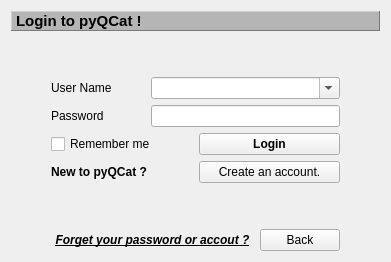
      <widget class="QWidget" name="login_page">
       <layout class="QGridLayout" name="gridLayout" rowstretch="2,1,2,2,2,2,5,2" columnstretch="0">
        <item row="4" column="0">
         <layout class="QHBoxLayout" name="horizontalLayout_5" stretch="0,2,2,0">
          <item>
           <spacer name="horizontalSpacer_8">
            <property name="orientation">
             <enum>Qt::Horizontal</enum>
            </property>
            <property name="sizeHint" stdset="0">
             <size>
              <width>40</width>
              <height>20</height>
             </size>
            </property>
           </spacer>
          </item>
          <item>
           <widget class="QCheckBox" name="is_remember_box">
            <property name="text">
             <string>Remember me</string>
            </property>
            <property name="checked">
             <bool>false</bool>
            </property>
           </widget>
          </item>
          <item>
           <widget class="QPushButton" name="login_pushButton">
            <property name="palette">
             <palette>
              <active>
               <colorrole role="ButtonText">
                <brush brushstyle="SolidPattern">
                 <color alpha="255">
                  <red>50</red>
                  <green>206</green>
                  <blue>42</blue>
                 </color>
                </brush>
               </colorrole>
              </active>
              <inactive>
               <colorrole role="ButtonText">
                <brush brushstyle="SolidPattern">
                 <color alpha="255">
                  <red>0</red>
                  <green>0</green>
                  <blue>0</blue>
                 </color>
                </brush>
               </colorrole>
              </inactive>
              <disabled>
               <colorrole role="ButtonText">
                <brush brushstyle="SolidPattern">
                 <color alpha="255">
                  <red>120</red>
                  <green>120</green>
                  <blue>120</blue>
                 </color>
                </brush>
               </colorrole>
              </disabled>
             </palette>
            </property>
            <property name="font">
             <font>
              <bold>true</bold>
             </font>
            </property>
            <property name="text">
             <string>Login</string>
            </property>
            <property name="icon">
             <iconset resource="_imgs/_imgs.qrc">
              <normaloff>:/login.png</normaloff>:/login.png</iconset>
            </property>
           </widget>
          </item>
          <item>
           <spacer name="horizontalSpacer_2">
            <property name="orientation">
             <enum>Qt::Horizontal</enum>
            </property>
            <property name="sizeHint" stdset="0">
             <size>
              <width>40</width>
              <height>20</height>
             </size>
            </property>
           </spacer>
          </item>
         </layout>
        </item>
        <item row="0" column="0">
         <widget class="QLabel" name="label">
          <property name="sizePolicy">
           <sizepolicy hsizetype="Preferred" vsizetype="Expanding">
            <horstretch>0</horstretch>
            <verstretch>0</verstretch>
           </sizepolicy>
          </property>
          <property name="font">
           <font>
            <pointsize>11</pointsize>
            <bold>true</bold>
            <underline>false</underline>
            <strikeout>false</strikeout>
           </font>
          </property>
          <property name="styleSheet">
           <string notr="true">background-color:rgb(181, 181, 181)</string>
          </property>
          <property name="frameShape">
           <enum>QFrame::Panel</enum>
          </property>
          <property name="frameShadow">
           <enum>QFrame::Raised</enum>
          </property>
          <property name="text">
           <string>Login to pyQCat !</string>
          </property>
          <property name="textFormat">
           <enum>Qt::AutoText</enum>
          </property>
          <property name="alignment">
           <set>Qt::AlignLeading|Qt::AlignLeft|Qt::AlignVCenter</set>
          </property>
         </widget>
        </item>
        <item row="5" column="0">
         <layout class="QHBoxLayout" name="horizontalLayout_2" stretch="0,2,2,0">
          <item>
           <spacer name="horizontalSpacer_7">
            <property name="orientation">
             <enum>Qt::Horizontal</enum>
            </property>
            <property name="sizeHint" stdset="0">
             <size>
              <width>40</width>
              <height>20</height>
             </size>
            </property>
           </spacer>
          </item>
          <item>
           <widget class="QLabel" name="new_user_label">
            <property name="palette">
             <palette>
              <active>
               <colorrole role="WindowText">
                <brush brushstyle="SolidPattern">
                 <color alpha="255">
                  <red>0</red>
                  <green>0</green>
                  <blue>212</blue>
                 </color>
                </brush>
               </colorrole>
              </active>
              <inactive>
               <colorrole role="WindowText">
                <brush brushstyle="SolidPattern">
                 <color alpha="255">
                  <red>0</red>
                  <green>0</green>
                  <blue>0</blue>
                 </color>
                </brush>
               </colorrole>
              </inactive>
              <disabled>
               <colorrole role="WindowText">
                <brush brushstyle="SolidPattern">
                 <color alpha="255">
                  <red>120</red>
                  <green>120</green>
                  <blue>120</blue>
                 </color>
                </brush>
               </colorrole>
              </disabled>
             </palette>
            </property>
            <property name="font">
             <font>
              <bold>true</bold>
             </font>
            </property>
            <property name="text">
             <string>New to pyQCat ?</string>
            </property>
           </widget>
          </item>
          <item>
           <widget class="QPushButton" name="create_pushButton">
            <property name="palette">
             <palette>
              <active>
               <colorrole role="ButtonText">
                <brush brushstyle="SolidPattern">
                 <color alpha="255">
                  <red>0</red>
                  <green>0</green>
                  <blue>218</blue>
                 </color>
                </brush>
               </colorrole>
              </active>
              <inactive>
               <colorrole role="ButtonText">
                <brush brushstyle="SolidPattern">
                 <color alpha="255">
                  <red>0</red>
                  <green>0</green>
                  <blue>0</blue>
                 </color>
                </brush>
               </colorrole>
              </inactive>
              <disabled>
               <colorrole role="ButtonText">
                <brush brushstyle="SolidPattern">
                 <color alpha="255">
                  <red>120</red>
                  <green>120</green>
                  <blue>120</blue>
                 </color>
                </brush>
               </colorrole>
              </disabled>
             </palette>
            </property>
            <property name="statusTip">
             <string>Create a pyQCat account.</string>
            </property>
            <property name="whatsThis">
             <string>Create a pyQCat account.</string>
            </property>
            <property name="text">
             <string>Create an account.</string>
            </property>
            <property name="icon">
             <iconset resource="_imgs/_imgs.qrc">
              <normaloff>:/register-an-account.png</normaloff>:/register-an-account.png</iconset>
            </property>
            <property name="iconSize">
             <size>
              <width>24</width>
              <height>24</height>
             </size>
            </property>
           </widget>
          </item>
          <item>
           <spacer name="horizontalSpacer">
            <property name="orientation">
             <enum>Qt::Horizontal</enum>
            </property>
            <property name="sizeHint" stdset="0">
             <size>
              <width>40</width>
              <height>20</height>
             </size>
            </property>
           </spacer>
          </item>
         </layout>
        </item>
        <item row="2" column="0">
         <layout class="QHBoxLayout" name="horizontalLayout_4" stretch="0,1,2,0">
          <item>
           <spacer name="horizontalSpacer_5">
            <property name="orientation">
             <enum>Qt::Horizontal</enum>
            </property>
            <property name="sizeHint" stdset="0">
             <size>
              <width>40</width>
              <height>20</height>
             </size>
            </property>
           </spacer>
          </item>
          <item>
           <widget class="QLabel" name="user_name_label">
            <property name="text">
             <string>User Name</string>
            </property>
           </widget>
          </item>
          <item>
           <widget class="QComboBox" name="user_name_box">
            <property name="editable">
             <bool>true</bool>
            </property>
           </widget>
          </item>
          <item>
           <spacer name="horizontalSpacer_6">
            <property name="orientation">
             <enum>Qt::Horizontal</enum>
            </property>
            <property name="sizeHint" stdset="0">
             <size>
              <width>40</width>
              <height>20</height>
             </size>
            </property>
           </spacer>
          </item>
         </layout>
        </item>
        <item row="3" column="0">
         <layout class="QHBoxLayout" name="horizontalLayout_3" stretch="0,1,2,0">
          <item>
           <spacer name="horizontalSpacer_3">
            <property name="orientation">
             <enum>Qt::Horizontal</enum>
            </property>
            <property name="sizeHint" stdset="0">
             <size>
              <width>40</width>
              <height>20</height>
             </size>
            </property>
           </spacer>
          </item>
          <item>
           <widget class="QLabel" name="password_label">
            <property name="text">
             <string>Password</string>
            </property>
           </widget>
          </item>
          <item>
           <widget class="QLineEdit" name="pwd_linedit_login">
            <property name="text">
             <string/>
            </property>
            <property name="echoMode">
             <enum>QLineEdit::Password</enum>
            </property>
           </widget>
          </item>
          <item>
           <spacer name="horizontalSpacer_4">
            <property name="orientation">
             <enum>Qt::Horizontal</enum>
            </property>
            <property name="sizeHint" stdset="0">
             <size>
              <width>40</width>
              <height>20</height>
             </size>
            </property>
           </spacer>
          </item>
         </layout>
        </item>
        <item row="6" column="0">
         <spacer name="verticalSpacer_5">
          <property name="orientation">
           <enum>Qt::Vertical</enum>
          </property>
          <property name="sizeType">
           <enum>QSizePolicy::Preferred</enum>
          </property>
          <property name="sizeHint" stdset="0">
           <size>
            <width>20</width>
            <height>40</height>
           </size>
          </property>
         </spacer>
        </item>
        <item row="7" column="0">
         <layout class="QHBoxLayout" name="horizontalLayout_6" stretch="0,3,1,0">
          <item>
           <spacer name="horizontalSpacer_15">
            <property name="orientation">
             <enum>Qt::Horizontal</enum>
            </property>
            <property name="sizeType">
             <enum>QSizePolicy::Preferred</enum>
            </property>
            <property name="sizeHint" stdset="0">
             <size>
              <width>40</width>
              <height>20</height>
             </size>
            </property>
           </spacer>
          </item>
          <item>
           <widget class="QPushButton" name="forget_button">
            <property name="palette">
             <palette>
              <active>
               <colorrole role="ButtonText">
                <brush brushstyle="SolidPattern">
                 <color alpha="255">
                  <red>255</red>
                  <green>0</green>
                  <blue>0</blue>
                 </color>
                </brush>
               </colorrole>
              </active>
              <inactive>
               <colorrole role="ButtonText">
                <brush brushstyle="SolidPattern">
                 <color alpha="255">
                  <red>0</red>
                  <green>0</green>
                  <blue>0</blue>
                 </color>
                </brush>
               </colorrole>
              </inactive>
              <disabled>
               <colorrole role="ButtonText">
                <brush brushstyle="SolidPattern">
                 <color alpha="255">
                  <red>120</red>
                  <green>120</green>
                  <blue>120</blue>
                 </color>
                </brush>
               </colorrole>
              </disabled>
             </palette>
            </property>
            <property name="font">
             <font>
              <italic>true</italic>
              <bold>true</bold>
              <underline>true</underline>
             </font>
            </property>
            <property name="cursor">
             <cursorShape>PointingHandCursor</cursorShape>
            </property>
            <property name="text">
             <string>Forget your password or accout ?</string>
            </property>
            <property name="flat">
             <bool>true</bool>
            </property>
           </widget>
          </item>
          <item>
           <widget class="QPushButton" name="back_connect_putton">
            <property name="text">
             <string>Back</string>
            </property>
            <property name="icon">
             <iconset resource="_imgs/_imgs.qrc">
              <normaloff>:/cancel.png</normaloff>:/cancel.png</iconset>
            </property>
           </widget>
          </item>
          <item>
           <spacer name="horizontalSpacer_16">
            <property name="orientation">
             <enum>Qt::Horizontal</enum>
            </property>
            <property name="sizeType">
             <enum>QSizePolicy::Expanding</enum>
            </property>
            <property name="sizeHint" stdset="0">
             <size>
              <width>40</width>
              <height>20</height>
             </size>
            </property>
           </spacer>
          </item>
         </layout>
        </item>
        <item row="1" column="0">
         <spacer name="verticalSpacer_3">
          <property name="orientation">
           <enum>Qt::Vertical</enum>
          </property>
          <property name="sizeType">
           <enum>QSizePolicy::Minimum</enum>
          </property>
          <property name="sizeHint" stdset="0">
           <size>
            <width>20</width>
            <height>40</height>
           </size>
          </property>
         </spacer>
        </item>
       </layout>
      </widget>
